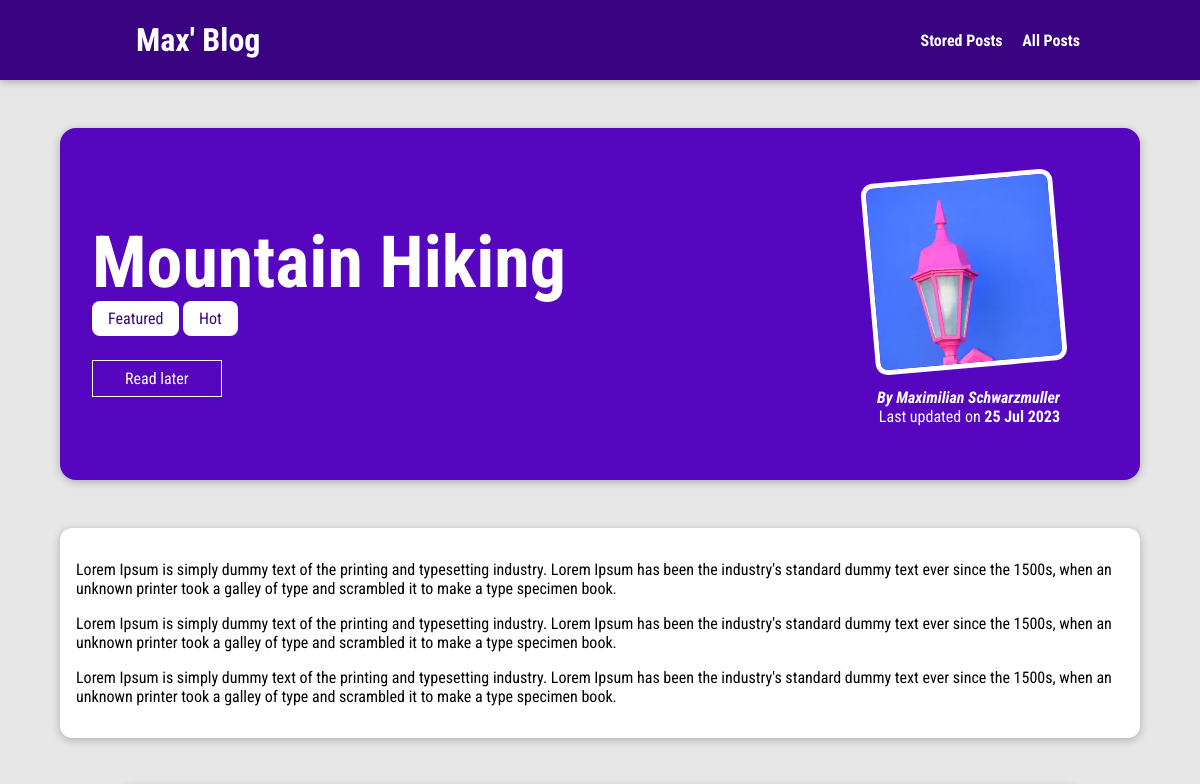
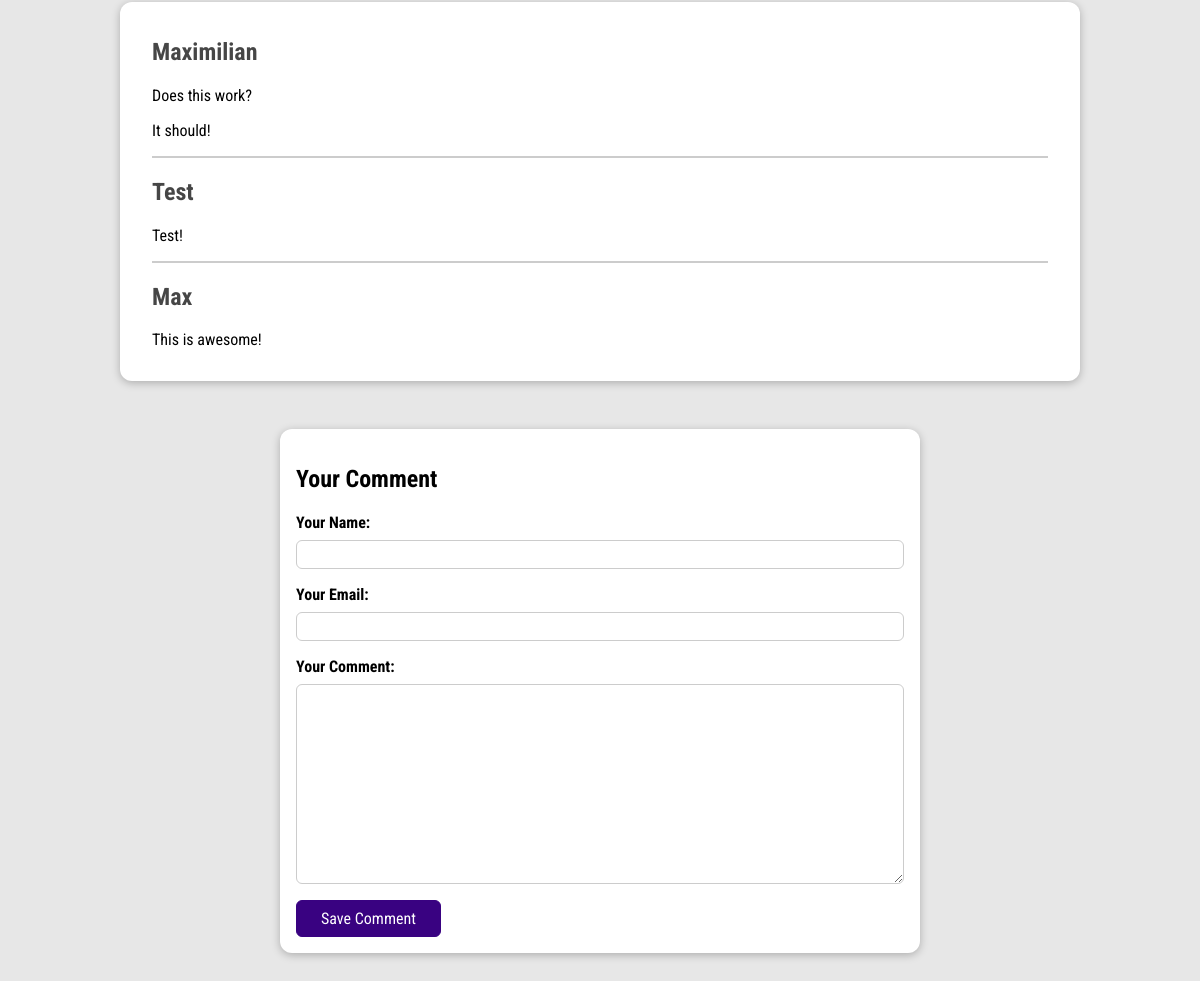
The page /posts/hike-in-the-env2 on the database its author committed (2 pictures, top to bottom).
### blog/models.py (models this page shows, shortened)
class Post(models.Model):
    title = models.CharField(max_length=150)
    excerpt = models.CharField(max_length=200)
    image = models.ImageField(upload_to="posts", null=True)
    date = models.DateField(auto_now=True)
    slug = models.SlugField(unique=True, db_index=True)
    content = models.TextField(validators=[MinLengthValidator(10)])
    author = models.ForeignKey(
        Author, on_delete=models.SET_NULL, null=True, related_name="posts")
    tags = models.ManyToManyField(Tag)

class Tag(models.Model):
    caption = models.CharField(max_length=20)

class Author(models.Model):
    first_name = models.CharField(max_length=100)
    last_name = models.CharField(max_length=100)
    email_address = models.EmailField()
    def full_name(self):
        return f"{self.first_name} {self.last_name}"
    def __str__(self):
        return self.full_name()

class Comment(models.Model):
    user_name = models.CharField(max_length=120)
    user_email = models.EmailField()
    text = models.TextField(max_length=400)
    post = models.ForeignKey(
        Post, on_delete=models.CASCADE, related_name="comments")

### blog/views.py (the view, shortened to what this page needs)
# urls.py: path("posts/<slug:slug>", views.SinglePostView.as_view(),
class SinglePostView(View):
    def is_stored_post(self, request, post_id):
        stored_posts = request.session.get("stored_posts")
        if stored_posts is not None:
            is_saved_for_later = post_id in stored_posts
        else:
            is_saved_for_later = False
        return is_saved_for_later
    def get(self, request, slug):
        post = Post.objects.get(slug=slug)
        context = {
            "post": post,
            "post_tags": post.tags.all(),
            "comment_form": CommentForm(),
            "comments": post.comments.all().order_by("-id"),
            "saved_for_later": self.is_stored_post(request, post.id)
        }
        return render(request, "blog/post-detail.html", context)

### blog/forms.py
class CommentForm(forms.ModelForm):
    class Meta:
        model = Comment
        exclude = ["post"]
        labels = {
            "user_name": "Your Name",
            "user_email": "Your Email",
            "text": "Your Comment"
        }

### blog/templates/blog/post-detail.html (shortened to what this page needs)
{% extends "base.html" %}
{% load static %}
{% block css_files %}
    <link rel="stylesheet" href="{% static "blog/post-detail.css" %}" />
{% endblock %}
{% block content %}
<section id="summary">
    <h2>{{ post.title }}</h2>
    <div>
        {% for tag in post_tags %}
            <span class="tag">{{ tag.caption }}</span>
        {% endfor %}
    </div>
    <div id="read-later">
        <form action="{% url "read-later" %}" method="POST">
            <button>
                {% if saved_for_later %}
                    Remove from "Read Later" List
                {% else %}
                    Read later
                {% endif %}
            </button>
        </form>
    </div>
    <article>
        <img src="{{ post.image.url }}" alt="{{ post.title}}" />
        <address>By <a href="mailto:{{ post.author.email_address }}">{{ post.author }}</a></address>
        <div>Last updated on <time>{{ post.date|date:"d M Y" }}</time></div>
    </article>
</section>
<main>
    {{ post.content|linebreaks }}
</main>
<section id="comments">
    <ul>
        {% for comment in comments %}
            <li>
                <h2>{{ comment.user_name }}</h2>
                <p>{{ comment.text|linebreaks }}</p>
            </li>
        {% endfor %}
    </ul>
</section>
<section id="comment-form">
    <h2>Your Comment</h2>
    <form action="{% url "post-detail-page" post.slug %}" method="POST">
        {% for form_field in comment_form %}
            <div class="form-control {% if form_field.errors %}invalid{% endif %}">
                {{ form_field.label_tag }}
                {{ form_field }}
            </div>
        {% endfor %}
        <button>Save Comment</button>
    </form>
</section>
{% endblock %}

### templates/base.html (shortened to what this page needs)
{% load static %}
<!DOCTYPE html>
<html lang="en">
<head>
    <link rel="stylesheet" href="{% static "app.css" %}">
    {% block css_files %}{% endblock %}
</head>
<body>
    <header id="main-navigation">
        <h1><a href="{% url "starting-page"%}">Max' Blog</a></h1>
        <nav>
            <a href="{% url "read-later" %}">Stored Posts</a>
            <a href="{% url "posts-page" %}">All Posts</a>
        </nav>
    </header>
    {% block content %}
    {% endblock %}
</body>
</html>

### static/app.css (style rules this page uses)
* { box-sizing: border-box; }
html { font-family: 'Roboto Condensed', sans-serif; }
body { margin: 0; }
h1, h2, h3 { font-family: 'Roboto Condensed', sans-serif; font-weight: bold; }
#main-navigation { width: 100%; height: 5rem; display: flex; justify-content: space-between; align-items: center; padding: 0 10%; position: absolute; top: 0; left: 0; }
#main-navigation a { text-decoration: none; color: white; font-weight: bold; margin-left: 1rem; }

### blog/static/blog/post-detail.css (style rules this page uses)
body { background-color: #e7e7e7; }
#main-navigation { background-color: #390281; box-shadow: 0 2px 8px rgba(0, 0, 0, 0.25); }
#summary { margin: 8rem auto 3rem auto; padding: 2rem; width: 90%; max-width: 90rem; border-radius: 16px; background-color: #5706c0; position: relative; box-shadow: 0 2px 8px rgba(0, 0, 0, 0.25); height: 22rem; }
#summary h2 { color: white; font-size: 4.5rem; margin-bottom: 0.25rem; }
#summary article { position: absolute; top: 2rem; right: 3rem; padding: 1rem 2rem; border-radius: 12px; text-align: right; color: white; }
#summary article img { width: 12rem; height: 12rem; border-radius: 12px; transform: rotateZ(-5deg); border: 5px solid white; margin-bottom: 1rem; }
#summary address { font-weight: bold; }
#summary a { color: white; text-decoration: none; }
#summary time { font-weight: bold; }
#read-later { margin: 2rem 0; }
#read-later button { background-color: transparent; border: 1px solid white; padding: 0.5rem 2rem; font: inherit; color: white; cursor: pointer; }
main { width: 90%; max-width: 90rem; margin: 3rem auto; background-color: white; padding: 1rem; border-radius: 12px; box-shadow: 0 2px 8px rgba(0, 0, 0, 0.25); }
.tag { background-color: white; color: #390281; padding: 0.5rem 1rem; border-radius: 8px; }
#comment-form { margin: 3rem auto; width: 90%; max-width: 40rem; border-radius: 12px; background-color: white; box-shadow: 0 2px 8px rgba(0, 0, 0, 0.25); padding: 1rem; }
#comment-form button { font: inherit; background-color: #390281; color: white; border: 1px solid #390281; padding: 0.5rem 1.5rem; border-radius: 6px; cursor: pointer; }
.form-control { margin-bottom: 1rem; }
.form-control label { font-weight: bold; margin-bottom: 0.5rem; display: block; }
.form-control input, .form-control textarea { display: block; width: 100%; font: inherit; padding: 0.25rem; border-radius: 6px; border: 1px solid #ccc; }
#comments { margin: 3rem auto; width: 90%; max-width: 60rem; border-radius: 12px; background-color: white; box-shadow: 0 2px 8px rgba(0, 0, 0, 0.25); padding: 1rem 2rem; }
#comments ul { list-style: none; margin: 0; padding: 0; }
#comments li { margin-bottom: 1rem; border-bottom: 2px solid #ccc; }
#comments li:last-of-type { border-bottom: none; }
#comments h2 { color: #464646; }

### rows shown on the page
Post: title "Mountain Hiking", image (picture), author "Maximilian Schwarzmuller", date "25 Jul 2023", content "Lorem Ipsum is simply dummy text of the printing and typesetting industry. Lorem Ipsum has been the industry's standard dummy text ever since the 1500s, when an unknown printer took a galley of type and scrambled it to make a type specimen book. Lorem Ipsum is simply dummy text of the printing and typesetting industry. Lorem Ipsum has been the industry's standard dummy text ever since the 1500s, when an unknown printer took a galley of type and scrambled it to make a type specimen book. Lorem Ipsum is simply dummy text of the printing and typesetting industry. Lorem Ipsum has been the industry's standard dummy text ever since the 1500s, when an unknown printer took a galley of type and…"
Tag: caption "Featured"
Tag: caption "Hot"
Comment: user_name "Maximilian", text "Does this work? It should!"
Comment: user_name "Test", text "Test!"
Comment: user_name "Max", text "This is awesome!"
